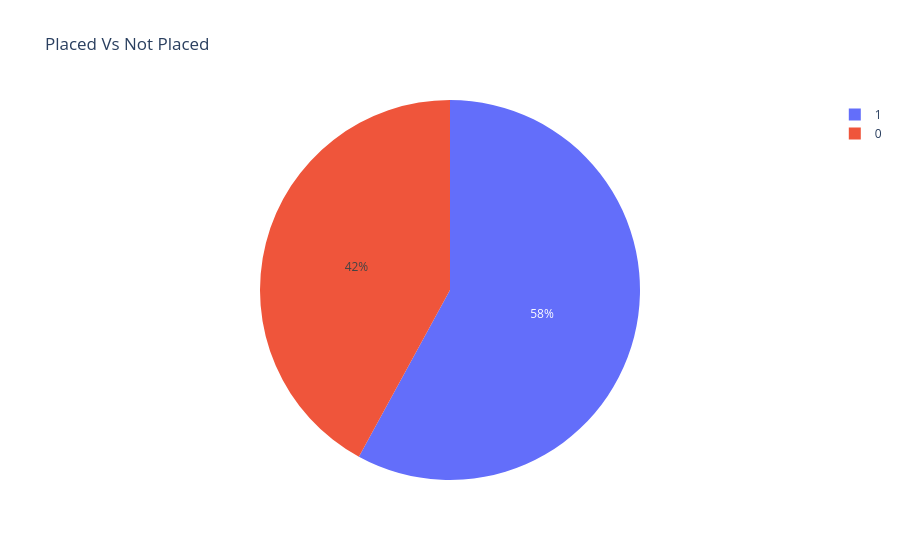

Write notebook code for a chart like this one.
### Code cell
figure = px.pie(dataframe, values=dataframe['PlacedOrNot'].value_counts().values, names=dataframe['PlacedOrNot'].value_counts().index, title='Placed Vs Not Placed')  
figure.show()

### Figure 1 — Plotly figure (JSON) as saved in the notebook; plotly's stock layout.template omitted (floating-point values rounded to 4 significant figures)
{"data": [{"domain": {"x": [0, 1], "y": [0, 1]}, "hovertemplate": "label=%{label}<br>value=%{value}<extra></extra>", "labels": [1, 0], "legendgroup": "", "name": "", "showlegend": true, "type": "pie", "values": [659, 478]}], "layout": {"autosize": true, "legend": {"tracegroupgap": 0}, "title": {"text": "Placed Vs Not Placed"}}}
